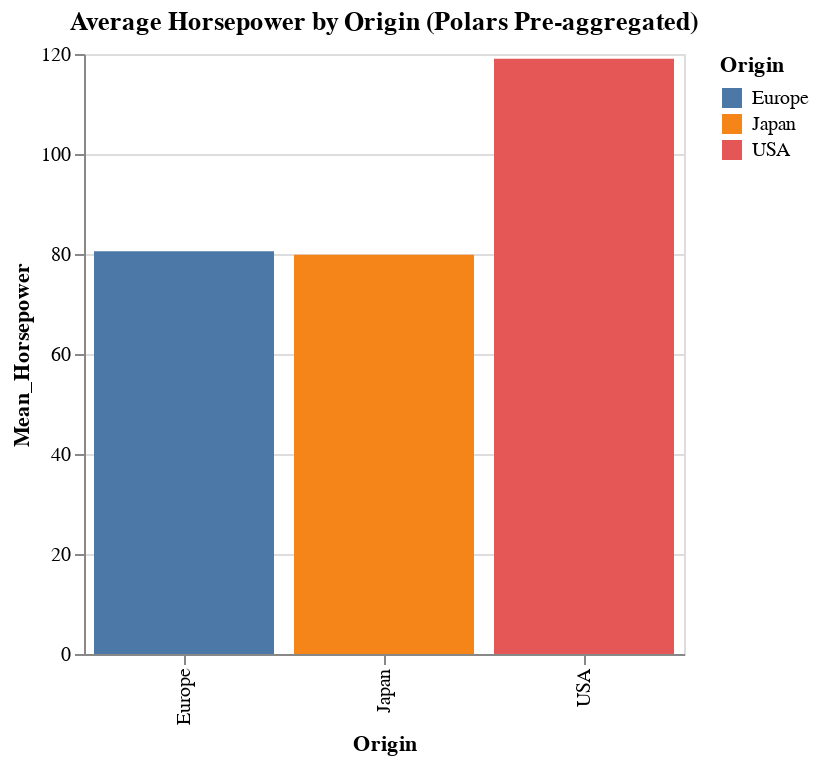

Notebook code cell kept with this figure:
### Code cell
# Alternatively, pre-aggregate with Polars for more complex scenarios or clarity:
avg_hp_origin_polars = cars_pl_cleaned.group_by('Origin').agg(
    pl.mean('Horsepower').alias('Mean_Horsepower')
).sort('Origin')

alt.Chart(avg_hp_origin_polars).mark_bar().encode(
    x='Origin:N',
    y='Mean_Horsepower:Q',
    color='Origin:N', # Or a fixed color: alt.value('steelblue')
    tooltip=['Origin:N', 'Mean_Horsepower:Q']
).properties(
    title='Average Horsepower by Origin (Polars Pre-aggregated)',
    height=300,
    width=300
)

### Figure 1 — Vega-Lite specification as saved in the notebook (floating-point values rounded to 4 significant figures)
{"config": {"view": {"continuousWidth": 300, "continuousHeight": 300}}, "data": {"name": "data-86bd694c743a33d9a435bab593f80e9f"}, "mark": {"type": "bar"}, "encoding": {"color": {"field": "Origin", "type": "nominal"}, "tooltip": [{"field": "Origin", "type": "nominal"}, {"field": "Mean_Horsepower", "type": "quantitative"}], "x": {"field": "Origin", "type": "nominal"}, "y": {"field": "Mean_Horsepower", "type": "quantitative"}}, "height": 300, "title": "Average Horsepower by Origin (Polars Pre-aggregated)", "width": 300, "$schema": "https://vega.github.io/schema/vega-lite/v5.20.1.json", "datasets": {"data-86bd694c743a33d9a435bab593f80e9f": [{"Origin": "Europe", "Mean_Horsepower": 80.56}, {"Origin": "Japan", "Mean_Horsepower": 79.84}, {"Origin": "USA", "Mean_Horsepower": 119.0}]}}
